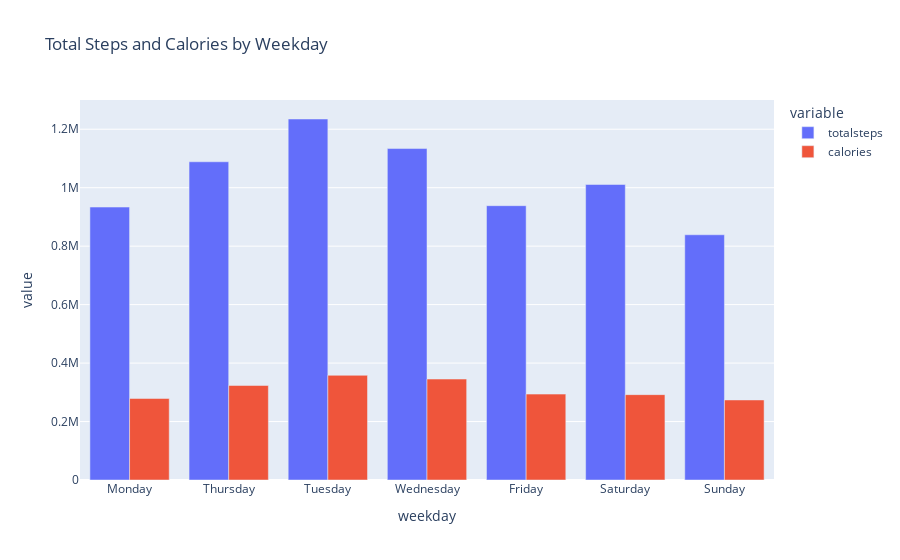

Source (notebook cell):
### Code cell
weekdays = ['Monday','Thursday','Tuesday', 'Wednesday', 'Friday', 'Saturday', 'Sunday']
y =['totalsteps','calories']
gp = daily_activity.groupby('weekday')[y].sum().reset_index()
plot6 = px.bar(gp, y=y, x='weekday',barmode='group', title='Total Steps and Calories by Weekday',category_orders={'weekday':weekdays})

plot6

### Figure 1 — Plotly figure (JSON) as saved in the notebook; plotly's stock layout.template omitted (floating-point values rounded to 4 significant figures)
{"data": [{"alignmentgroup": "True", "hovertemplate": "variable=totalsteps<br>weekday=%{x}<br>value=%{y}<extra></extra>", "legendgroup": "totalsteps", "marker": {"color": "#636efa", "pattern": {"shape": ""}}, "name": "totalsteps", "offsetgroup": "totalsteps", "orientation": "v", "showlegend": true, "textposition": "auto", "type": "bar", "x": ["Friday", "Monday", "Saturday", "Sunday", "Thursday", "Tuesday", "Wednesday"], "xaxis": "x", "y": [938477, 933704, 1010969, 838921, 1088658, 1235001, 1133906], "yaxis": "y"}, {"alignmentgroup": "True", "hovertemplate": "variable=calories<br>weekday=%{x}<br>value=%{y}<extra></extra>", "legendgroup": "calories", "marker": {"color": "#EF553B", "pattern": {"shape": ""}}, "name": "calories", "offsetgroup": "calories", "orientation": "v", "showlegend": true, "textposition": "auto", "type": "bar", "x": ["Friday", "Monday", "Saturday", "Sunday", "Thursday", "Tuesday", "Wednesday"], "xaxis": "x", "y": [293805, 278905, 292016, 273823, 323337, 358114, 345393], "yaxis": "y"}], "layout": {"barmode": "group", "legend": {"title": {"text": "variable"}, "tracegroupgap": 0}, "title": {"text": "Total Steps and Calories by Weekday"}, "xaxis": {"anchor": "y", "categoryarray": ["Monday", "Thursday", "Tuesday", "Wednesday", "Friday", "Saturday", "Sunday"], "categoryorder": "array", "domain": [0, 1], "title": {"text": "weekday"}}, "yaxis": {"anchor": "x", "domain": [0, 1], "title": {"text": "value"}}}}
